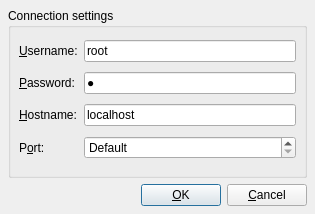
<?xml version="1.0" encoding="UTF-8"?>
<ui version="4.0">
 <class>QSqlConnectionDialogUi</class>
 <widget class="QDialog" name="QSqlConnectionDialogUi">
  <property name="geometry">
   <rect>
    <x>0</x>
    <y>0</y>
    <width>315</width>
    <height>214</height>
   </rect>
  </property>
  <property name="windowTitle">
   <string>Connect...</string>
  </property>
  <layout class="QVBoxLayout">
   <property name="spacing">
    <number>6</number>
   </property>
   <property name="leftMargin">
    <number>8</number>
   </property>
   <property name="topMargin">
    <number>8</number>
   </property>
   <property name="rightMargin">
    <number>8</number>
   </property>
   <property name="bottomMargin">
    <number>8</number>
   </property>
   <item>
    <widget class="QGroupBox" name="connGroupBox">
     <property name="title">
      <string>Connection settings</string>
     </property>
     <layout class="QGridLayout">
      <property name="leftMargin">
       <number>8</number>
      </property>
      <property name="topMargin">
       <number>8</number>
      </property>
      <property name="rightMargin">
       <number>8</number>
      </property>
      <property name="bottomMargin">
       <number>8</number>
      </property>
      <property name="spacing">
       <number>6</number>
      </property>
      <item row="1" column="0">
       <widget class="QLabel" name="textLabel4_2">
        <property name="text">
         <string>&amp;Password:</string>
        </property>
        <property name="buddy">
         <cstring>editPassword</cstring>
        </property>
       </widget>
      </item>
      <item row="3" column="0">
       <widget class="QLabel" name="textLabel5_2">
        <property name="text">
         <string>P&amp;ort:</string>
        </property>
        <property name="buddy">
         <cstring>portSpinBox</cstring>
        </property>
       </widget>
      </item>
      <item row="2" column="0">
       <widget class="QLabel" name="textLabel5">
        <property name="text">
         <string>&amp;Hostname:</string>
        </property>
        <property name="buddy">
         <cstring>editHostname</cstring>
        </property>
       </widget>
      </item>
      <item row="2" column="1">
       <widget class="QLineEdit" name="editHostname">
        <property name="text">
         <string>localhost</string>
        </property>
       </widget>
      </item>
      <item row="0" column="1">
       <widget class="QLineEdit" name="editUsername">
        <property name="text">
         <string>root</string>
        </property>
       </widget>
      </item>
      <item row="1" column="1">
       <widget class="QLineEdit" name="editPassword">
        <property name="text">
         <string>x</string>
        </property>
        <property name="echoMode">
         <enum>QLineEdit::Password</enum>
        </property>
       </widget>
      </item>
      <item row="3" column="1">
       <widget class="QSpinBox" name="portSpinBox">
        <property name="specialValueText">
         <string>Default</string>
        </property>
        <property name="minimum">
         <number>-1</number>
        </property>
        <property name="maximum">
         <number>65535</number>
        </property>
        <property name="value">
         <number>-1</number>
        </property>
       </widget>
      </item>
      <item row="0" column="0">
       <widget class="QLabel" name="textLabel4">
        <property name="text">
         <string>&amp;Username:</string>
        </property>
        <property name="buddy">
         <cstring>editUsername</cstring>
        </property>
       </widget>
      </item>
     </layout>
    </widget>
   </item>
   <item>
    <layout class="QHBoxLayout">
     <property name="spacing">
      <number>6</number>
     </property>
     <property name="leftMargin">
      <number>0</number>
     </property>
     <property name="topMargin">
      <number>0</number>
     </property>
     <property name="rightMargin">
      <number>0</number>
     </property>
     <property name="bottomMargin">
      <number>0</number>
     </property>
     <item>
      <spacer>
       <property name="orientation">
        <enum>Qt::Horizontal</enum>
       </property>
       <property name="sizeType">
        <enum>QSizePolicy::Expanding</enum>
       </property>
       <property name="sizeHint" stdset="0">
        <size>
         <width>20</width>
         <height>20</height>
        </size>
       </property>
      </spacer>
     </item>
     <item>
      <widget class="QPushButton" name="okButton">
       <property name="text">
        <string>&amp;OK</string>
       </property>
       <property name="default">
        <bool>true</bool>
       </property>
      </widget>
     </item>
     <item>
      <widget class="QPushButton" name="cancelButton">
       <property name="text">
        <string>&amp;Cancel</string>
       </property>
      </widget>
     </item>
    </layout>
   </item>
  </layout>
 </widget>
 <tabstops>
  <tabstop>editUsername</tabstop>
  <tabstop>editPassword</tabstop>
  <tabstop>editHostname</tabstop>
  <tabstop>portSpinBox</tabstop>
  <tabstop>okButton</tabstop>
  <tabstop>cancelButton</tabstop>
 </tabstops>
 <resources/>
 <connections/>
</ui>
